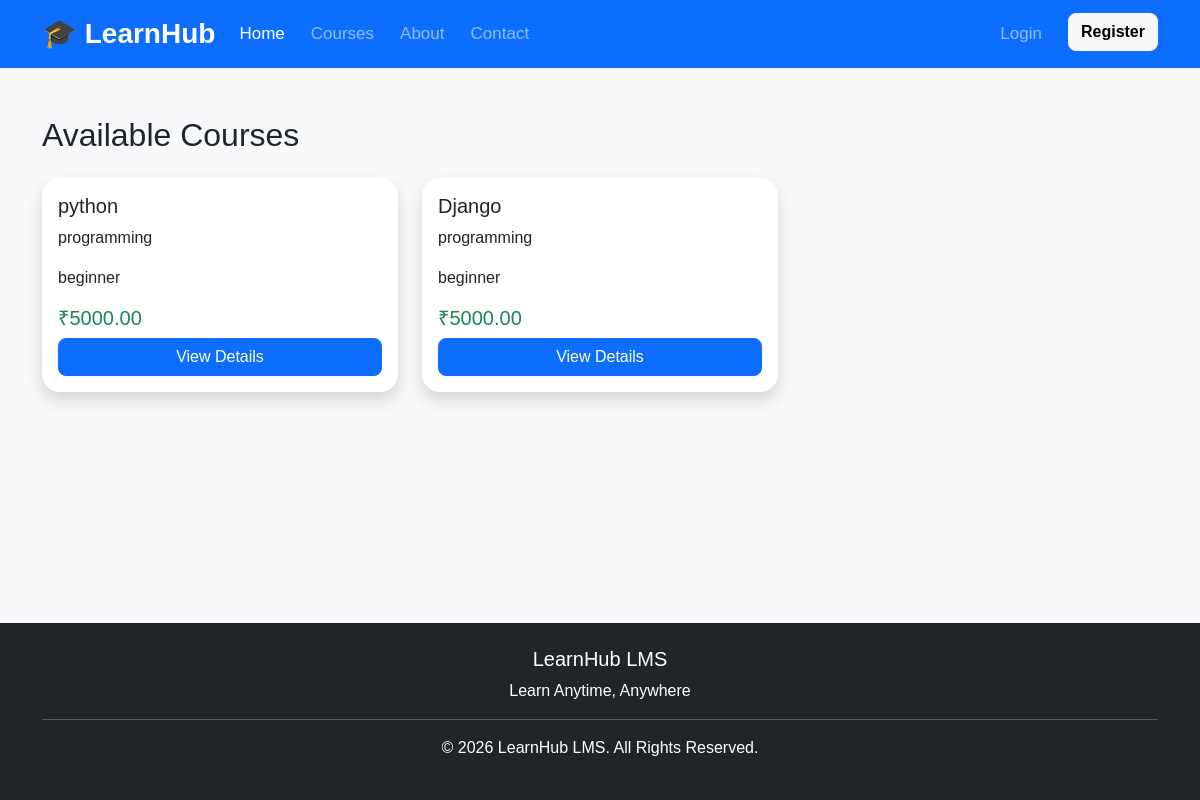
Page /courses/ on the committed database.
### courses/models.py (models this page shows, shortened)
class Course(models.Model):
    teacher = models.ForeignKey(
        Profile,
        on_delete=models.CASCADE,
        limit_choices_to={'role': 'teacher'}
    )
    title = models.CharField(max_length=200)
    description = models.TextField()
    category = models.CharField(
        max_length=30,
        choices=CATEGORY_CHOICES
    )
    level = models.CharField(
        max_length=20,
        choices=LEVEL_CHOICES
    )
    course_fee = models.DecimalField(
        max_digits=10,
        decimal_places=2
    )
    duration = models.CharField(
        max_length=100
    )
    course_image = models.ImageField(
        upload_to="courses/",
        blank=True,
        null=True
    )
    maximum_students = models.PositiveIntegerField(
        default=100
    )
    language = models.CharField(
        max_length=50,
        default="English"
    )
    status = models.CharField(
        max_length=20,
        choices=STATUS_CHOICES,
        default="draft"
    )
    created_at = models.DateTimeField(
        auto_now_add=True
    )
    updated_at = models.DateTimeField(
        auto_now=True
    )

### courses/views.py (the view)
def course_list(request):
    courses = Course.objects.filter(
        status="published"
    )
    return render(
        request,
        "courses/course_list.html",
        {
            "courses": courses
        }
    )

### templates/courses/course_list.html (shortened to what this page needs)
{% extends 'base.html' %}
{% block content %}
<div class="container mt-5">
    <h2 class="mb-4">
        Available Courses
    </h2>
    <div class="row">
        {% for course in courses %}
        <div class="col-md-4 mb-4">
            <div class="card shadow h-100">
                <div class="card-body">
                    <h5>{{ course.title }}</h5>
                    <p>
                        {{ course.category }}
                    </p>
                    <p>
                        {{ course.level }}
                    </p>
                    <h5 class="text-success">
                        ₹{{ course.course_fee }}
                    </h5>
                    <a
                        href="{% url 'course_detail' course.id %}"
                        class="btn btn-primary w-100">
                        View Details
                    </a>
                </div>
            </div>
        </div>
        {% empty %}
        <h4 class="text-center">
            No Courses Available
        </h4>
        {% endfor %}
    </div>
</div>
{% endblock %}

### static/css/style.css (style rules this page uses)
body { font-family: Arial, sans-serif; background-color: #f8f9fa; }
.card { border:none; border-radius:15px; transition:0.3s; box-shadow:0 5px 15px rgba(0,0,0,.1); }
html, body { height:100%; }
body { background:#f8f9fa; }
.card { border-radius:18px; }
.btn { border-radius:8px; }

### rows in the picture
Course: title "python", category "programming", level "beginner", course_fee "5000.00"
Course: title "Django", category "programming", level "beginner", course_fee "5000.00"
